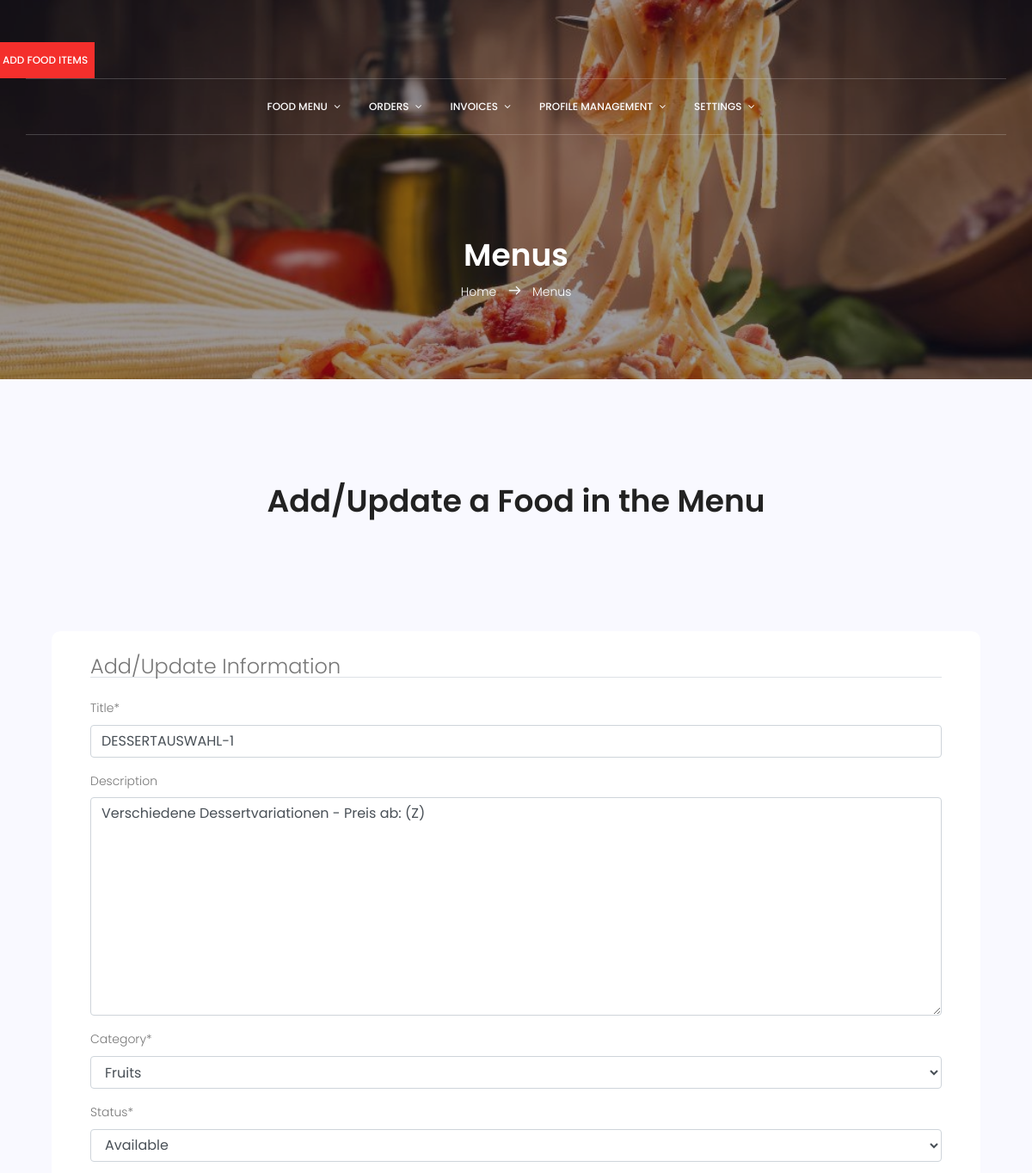
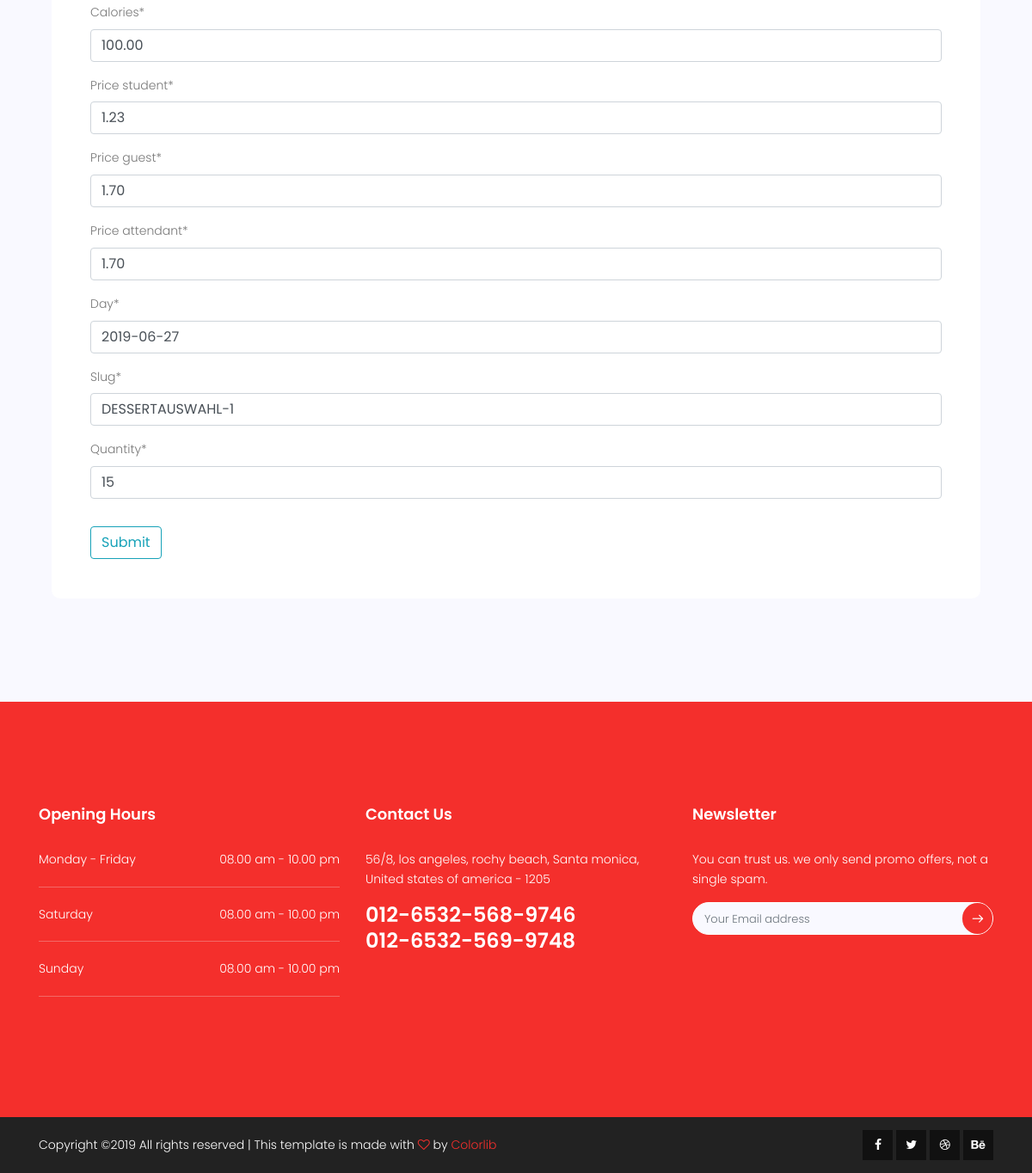
Page /menu/admin-menu/3/update/ (signed in) on the committed database (2 pictures, top to bottom).
### menus/models.py (models this page shows, shortened)
class Menu(models.Model):
    title           = models.CharField(max_length=50)
    description     = models.TextField(null=True, blank=True)
    category        = models.CharField(max_length=120, choices=CATEGORY_CHOICES)
    status          = models.CharField(max_length=120, choices=STATUS_CHOICES, default="Not Available")
    calories        = models.DecimalField(max_digits=100, decimal_places=2, default=0.00)
    price_student   = models.DecimalField(max_digits=100, decimal_places=2, default=0.00)
    price_guest     = models.DecimalField(max_digits=100, decimal_places=2, default=0.00)
    price_attendant = models.DecimalField(max_digits=100, decimal_places=2, default=0.00)
    day             = models.DateField()
    slug            = models.SlugField(unique=True)
    quantity        = models.IntegerField(default=0)
    timestamp       = models.DateTimeField(auto_now_add=True, auto_now=False)
    update          = models.DateTimeField(auto_now_add=False, auto_now=True)

### menus/views.py (the view, shortened to what this page needs)
# urls.py: path('admin-menu/<int:pk>/update/', views.UpdateMenuView.as_view(), name="menu-update"),
class UpdateMenuView(LoginRequiredMixin, UpdateView):
    template_name = "admin_temp/menu/menu_form.html"
    model = Menu
    fields = [
        'title', 'description', 'category', 'status', 'calories',
        'price_student', 'price_guest', 'price_attendant',
        'day', 'slug', 'quantity',
    ]

### templates/admin_temp/menu/menu_form.html (shortened to what this page needs)
{% extends '../base.html' %}
{%  load crispy_forms_tags %}
{% block content %}
<section class="menu-area section-gap" id="menu">
    <div class="container">
        <div class="row d-flex justify-content-center">
            <div class="menu-content pb-70 col-lg-8">
                <div class="title text-center">
                    <h1 class="mb-10">Add/Update a Food in the Menu</h1>
                </div>
            </div>
        </div>
        <div class="filters-content">
                <div class="col-md-12">
                    <div class="single-menu">
                        <form method="POST" enctype="multipart/form-data">
                            <div class="col-md-12">
                                <fieldset class="form-group">
                                    <legend class="border-bottom mb-4">Add/Update Information</legend>
                                    {{ form|crispy }}
                                </fieldset>
                            </div>
                            <div class="col-md-12">
                                <div class="form-group">
                                    <input type="submit" class="btn btn-outline-info" name="submit" value="Submit" />
                                </div>
                            </div>
                        </form>
                    </div>
                </div>
        </div>
    </div>
</section>
{% endblock %}

### static/css/main.css (style rules this page uses)
body { color:#777;font-family:"Poppins",sans-serif;font-size:14px;font-weight:300;line-height:1.625em;position:relative }
select { display:block }
h1,h2,h3,h4,h5,h6 { font-family:"Poppins",sans-serif;color:#222;line-height:1.2em !important;margin-bottom:0;margin-top:0;font-weight:600 }
h1,.h1 { font-size:36px }
.mb-10 { margin-bottom:10px }
.pb-70 { padding-bottom:70px }
.text-center { text-align:center }
h1 { font-size:36px }
h1,h2,h3,h4,h5,h6 { line-height:1.5em }
.section-gap { padding:120px 0 }
.menu-area { background:#f9f9ff }
.menu-area .filters-content { margin-top:50px }
.single-menu { background:#fff;border-radius:10px;padding:30px;margin-top:20px }

### rows in the picture
Menu: title "DESSERTAUSWAHL-1", description "Verschiedene Dessertvariationen - Preis ab: (Z)", category "Fruits", status "Available", calories "100.00", price_student "1.23", price_guest "1.70", price_attendant "1.70", day "2019-06-27", slug "DESSERTAUSWAHL-1", quantity "15"
